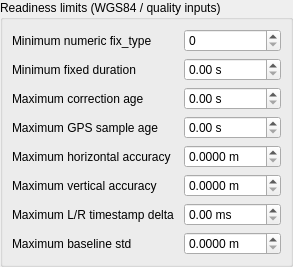
            <widget class="QGroupBox" name="QGroupBox20">
             <property name="title">
              <string>Readiness limits (WGS84 / quality inputs)</string>
             </property>
             <layout class="QFormLayout" name="QFormLayout19">
              <property name="leftMargin">
               <number>9</number>
              </property>
              <property name="topMargin">
               <number>9</number>
              </property>
              <property name="rightMargin">
               <number>9</number>
              </property>
              <property name="bottomMargin">
               <number>9</number>
              </property>
              <property name="fieldGrowthPolicy">
               <enum>QFormLayout::AllNonFixedFieldsGrow</enum>
              </property>
              <property name="horizontalSpacing">
               <number>10</number>
              </property>
              <property name="verticalSpacing">
               <number>6</number>
              </property>
              <item row="0" column="0">
               <widget class="QLabel" name="spacer138_8">
                <property name="text">
                 <string>Minimum numeric fix_type</string>
                </property>
                <property name="wordWrap">
                 <bool>false</bool>
                </property>
               </widget>
              </item>
              <item row="0" column="1">
               <widget class="QSpinBox" name="gnss_readiness_minimum_fix_type">
                <property name="settingsKey" stdset="0">
                 <string>gnss_readiness_minimum_fix_type</string>
                </property>
                <property name="minimum">
                 <number>0</number>
                </property>
                <property name="maximum">
                 <number>255</number>
                </property>
                <property name="singleStep">
                 <number>1</number>
                </property>
                <property name="suffix">
                 <string />
                </property>
               </widget>
              </item>
              <item row="1" column="0">
               <widget class="QLabel" name="spacer138_9">
                <property name="text">
                 <string>Minimum fixed duration</string>
                </property>
                <property name="wordWrap">
                 <bool>false</bool>
                </property>
               </widget>
              </item>
              <item row="1" column="1">
               <widget class="QDoubleSpinBox" name="gnss_readiness_minimum_fixed_duration_s">
                <property name="settingsKey" stdset="0">
                 <string>gnss_readiness_minimum_fixed_duration_s</string>
                </property>
                <property name="decimals">
                 <number>2</number>
                </property>
                <property name="minimum">
                 <double>0.0</double>
                </property>
                <property name="maximum">
                 <double>86400.0</double>
                </property>
                <property name="singleStep">
                 <double>1.0</double>
                </property>
                <property name="suffix">
                 <string> s</string>
                </property>
               </widget>
              </item>
              <item row="2" column="0">
               <widget class="QLabel" name="spacer138_10">
                <property name="text">
                 <string>Maximum correction age</string>
                </property>
                <property name="wordWrap">
                 <bool>false</bool>
                </property>
               </widget>
              </item>
              <item row="2" column="1">
               <widget class="QDoubleSpinBox" name="gnss_readiness_maximum_correction_age_s">
                <property name="settingsKey" stdset="0">
                 <string>gnss_readiness_maximum_correction_age_s</string>
                </property>
                <property name="decimals">
                 <number>2</number>
                </property>
                <property name="minimum">
                 <double>0.0</double>
                </property>
                <property name="maximum">
                 <double>3600.0</double>
                </property>
                <property name="singleStep">
                 <double>1.0</double>
                </property>
                <property name="suffix">
                 <string> s</string>
                </property>
               </widget>
              </item>
              <item row="3" column="0">
               <widget class="QLabel" name="spacer138_11">
                <property name="text">
                 <string>Maximum GPS sample age</string>
                </property>
                <property name="wordWrap">
                 <bool>false</bool>
                </property>
               </widget>
              </item>
              <item row="3" column="1">
               <widget class="QDoubleSpinBox" name="gnss_readiness_maximum_gps_sample_age_s">
                <property name="settingsKey" stdset="0">
                 <string>gnss_readiness_maximum_gps_sample_age_s</string>
                </property>
                <property name="decimals">
                 <number>2</number>
                </property>
                <property name="minimum">
                 <double>0.0</double>
                </property>
                <property name="maximum">
                 <double>3600.0</double>
                </property>
                <property name="singleStep">
                 <double>1.0</double>
                </property>
                <property name="suffix">
                 <string> s</string>
                </property>
               </widget>
              </item>
              <item row="4" column="0">
               <widget class="QLabel" name="spacer138_12">
                <property name="text">
                 <string>Maximum horizontal accuracy</string>
                </property>
                <property name="wordWrap">
                 <bool>false</bool>
                </property>
               </widget>
              </item>
              <item row="4" column="1">
               <widget class="QDoubleSpinBox" name="gnss_readiness_maximum_horizontal_accuracy_m">
                <property name="settingsKey" stdset="0">
                 <string>gnss_readiness_maximum_horizontal_accuracy_m</string>
                </property>
                <property name="decimals">
                 <number>4</number>
                </property>
                <property name="minimum">
                 <double>0.0</double>
                </property>
                <property name="maximum">
                 <double>1000.0</double>
                </property>
                <property name="singleStep">
                 <double>1.0</double>
                </property>
                <property name="suffix">
                 <string> m</string>
                </property>
               </widget>
              </item>
              <item row="5" column="0">
               <widget class="QLabel" name="spacer138_13">
                <property name="text">
                 <string>Maximum vertical accuracy</string>
                </property>
                <property name="wordWrap">
                 <bool>false</bool>
                </property>
               </widget>
              </item>
              <item row="5" column="1">
               <widget class="QDoubleSpinBox" name="gnss_readiness_maximum_vertical_accuracy_m">
                <property name="settingsKey" stdset="0">
                 <string>gnss_readiness_maximum_vertical_accuracy_m</string>
                </property>
                <property name="decimals">
                 <number>4</number>
                </property>
                <property name="minimum">
                 <double>0.0</double>
                </property>
                <property name="maximum">
                 <double>1000.0</double>
                </property>
                <property name="singleStep">
                 <double>1.0</double>
                </property>
                <property name="suffix">
                 <string> m</string>
                </property>
               </widget>
              </item>
              <item row="6" column="0">
               <widget class="QLabel" name="spacer138_14">
                <property name="text">
                 <string>Maximum L/R timestamp delta</string>
                </property>
                <property name="wordWrap">
                 <bool>false</bool>
                </property>
               </widget>
              </item>
              <item row="6" column="1">
               <widget class="QDoubleSpinBox" name="gnss_readiness_maximum_left_right_timestamp_delta_ms">
                <property name="settingsKey" stdset="0">
                 <string>gnss_readiness_maximum_left_right_timestamp_delta_ms</string>
                </property>
                <property name="decimals">
                 <number>2</number>
                </property>
                <property name="minimum">
                 <double>0.0</double>
                </property>
                <property name="maximum">
                 <double>10000.0</double>
                </property>
                <property name="singleStep">
                 <double>1.0</double>
                </property>
                <property name="suffix">
                 <string> ms</string>
                </property>
               </widget>
              </item>
              <item row="7" column="0">
               <widget class="QLabel" name="spacer138_15">
                <property name="text">
                 <string>Maximum baseline std</string>
                </property>
                <property name="wordWrap">
                 <bool>false</bool>
                </property>
               </widget>
              </item>
              <item row="7" column="1">
               <widget class="QDoubleSpinBox" name="gnss_readiness_maximum_baseline_std_m">
                <property name="settingsKey" stdset="0">
                 <string>gnss_readiness_maximum_baseline_std_m</string>
                </property>
                <property name="decimals">
                 <number>4</number>
                </property>
                <property name="minimum">
                 <double>0.0</double>
                </property>
                <property name="maximum">
                 <double>1000.0</double>
                </property>
                <property name="singleStep">
                 <double>1.0</double>
                </property>
                <property name="suffix">
                 <string> m</string>
                </property>
               </widget>
              </item>
             </layout>
            </widget>
